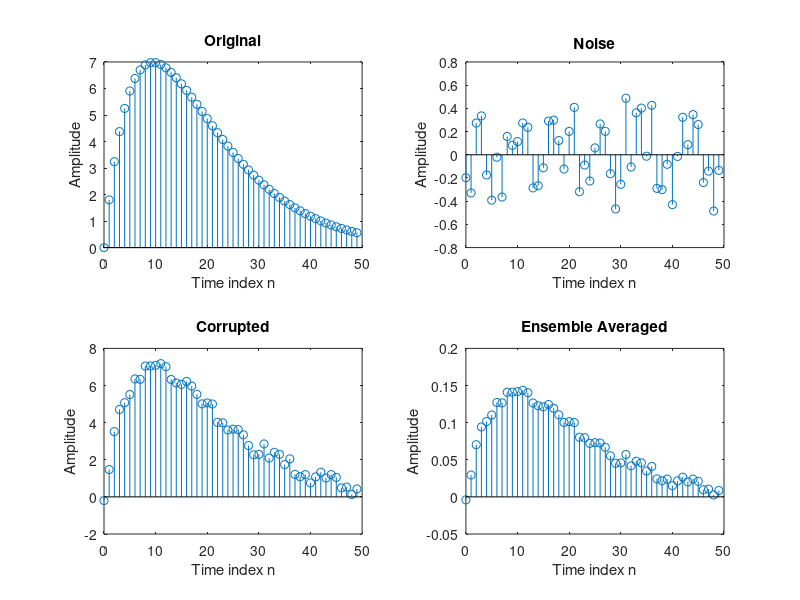

Here is the MATLAB script that generated this plot:
%ensemble average filter
R = 50; %no of samples
m = 0:R-1;
s = 2*m.*(0.9.^m);
subplot(2,2,1)
stem(m,s);
xlabel('Time index n');
ylabel('Amplitude');
title('Original');
d = rand(R,1)-0.5; %generate the random noise
%rand (R,1) is ok but -0.5 for avoiding amplitude given by noise
%rand function to produce noise
%imnoise function to produce noise
x_ave = s + d'; %d' in order to turn d from column to row vestor
subplot(2,2,2)
stem(m,d);
xlabel('Time index n');
ylabel('Amplitude');
title('Noise');

subplot(2,2,3)
stem(m,x_ave);
xlabel('Time index n');
ylabel('Amplitude');
title('Corrupted');

ensemble_avg = x_ave/R;
subplot(2,2,4)
stem(m,ensemble_avg);
xlabel('Time index n');
ylabel('Amplitude');
title('Ensemble Averaged');

